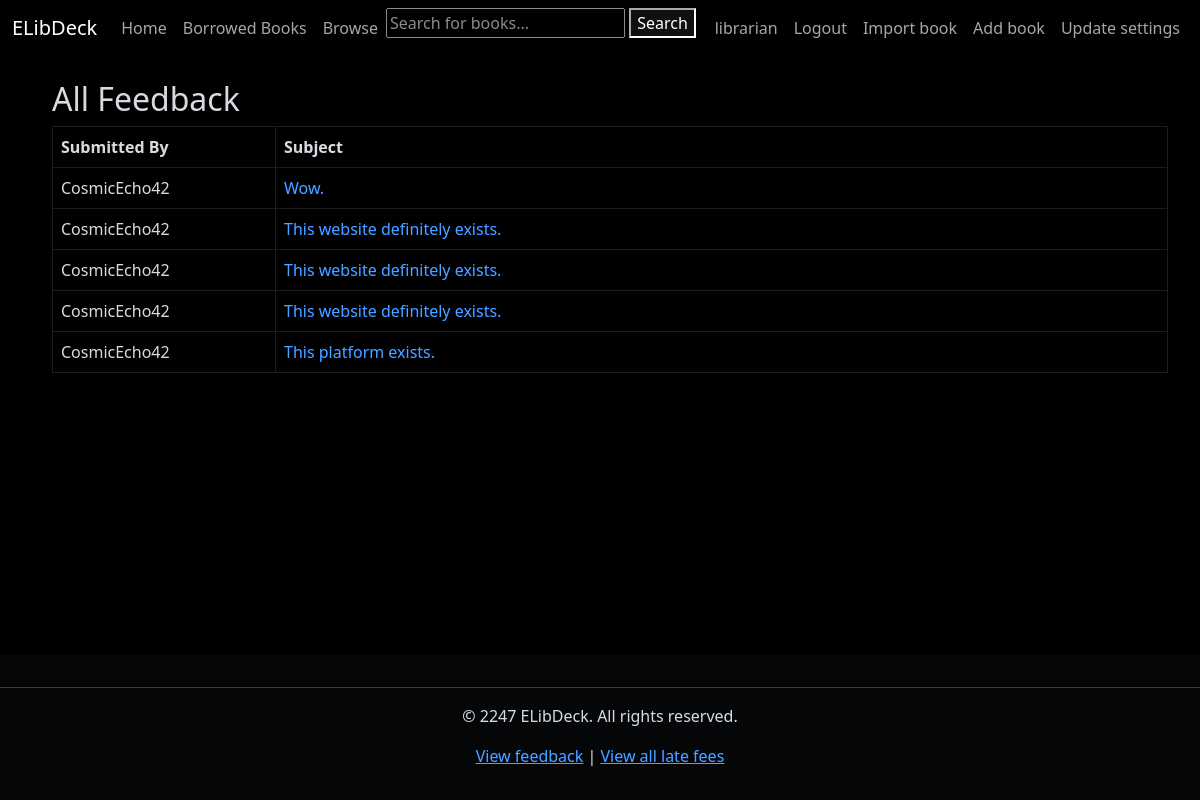
/feedback/view (signed in), run on the app's committed database.
### users/models.py (models this page shows, shortened)
class User(AbstractUser):
    is_librarian = models.BooleanField(default=False)
    psrn = models.CharField(
        max_length=255, default=uuid4, primary_key=True, editable=False, unique=True)
    room = models.CharField(max_length=10, default="No hostel.")

### books_catalog/models.py (models this page shows, shortened)
class PortalFeedback(models.Model):
    user = models.ForeignKey(settings.AUTH_USER_MODEL, on_delete=models.SET_NULL, null=True, blank=True)
    subject = models.CharField(max_length=100)
    body = models.TextField()
    created_at = models.DateTimeField(auto_now_add=True)
    image = models.ImageField(upload_to='feedback_images/', null=True, blank=True)

### books_catalog/views.py (the view)
# urls.py: path('feedback/view', views.view_portal_feedback, name='view-portal-feedback'),
@login_required
@permission_required('books_catalog.can_mark_returned', raise_exception=True)
def view_portal_feedback(request):
    feedbacks = PortalFeedback.objects.all().order_by('-created_at')
    return render(request, 'books_catalog/view_portal_feedback.html', {'feedbacks': feedbacks})

### books_catalog/templates/books_catalog/view_portal_feedback.html
{% extends 'generic.html' %}
{% block content %}
<div class="container mt-4">
    <h2>All Feedback</h2>
    <table class="table table-bordered table-hover">
        <thead>
            <tr>
                <th scope="col" style="width: 20%;">Submitted By</th>
                <th scope="col">Subject</th>
            </tr>
        </thead>
        <tbody>
            {% for feedback in feedbacks %}
                <tr>
                    <td>
                        {{ feedback.user.username }}
                    </td>
                    <td>
                        <a href="{% url 'books_catalog:view-portal-feedback-detail' feedback.id %}" class="text-decoration-none">
                            {{ feedback.subject }}
                        </a>
                    </td>
                </tr>
            {% empty %}
                <tr>
                    <td colspan="2" class="text-center">No feedback available.</td>
                </tr>
            {% endfor %}
        </tbody>
    </table>
</div>
{% endblock %}

### templates/generic.html (shortened to what this page needs)
<!DOCTYPE html>
<html lang="en">
<head>
    <link href="https://cdn.jsdelivr.net/npm/bootstrap@5.3.0-alpha1/dist/css/bootstrap.min.css"
          rel="stylesheet"/>
    <link rel="stylesheet" href="https://cdn.jsdelivr.net/npm/bootstrap-icons@1.7.2/font/bootstrap-icons.css">
</head>
<body class="d-flex flex-column min-vh-100">
<nav class="navbar navbar-expand-sm">
    <div class="container-fluid">
        <a class="navbar-brand" href="{% url 'books_catalog:landing-page' %}">ELibDeck</a>
        <div class="collapse navbar-collapse" id="navbarNav">
            <ul class="navbar-nav">
                <li class="nav-item">
                    <a class="nav-link" href="{% url 'books_catalog:landing-page' %}">Home</a>
                </li>
                <li class="nav-item">
                    {% if user.is_authenticated %}
                        {% if not perms.books_catalog.can_mark_returned %}
                            <a class="nav-link" href="{% url 'books_catalog:profile-books' %}">My Books</a>
                        {% else %}
                            <a class="nav-link" href="{% url 'books_catalog:all-borrowed-books' %}">Borrowed Books</a>
                        {% endif %}
                    {% endif %}
                </li>
                <li class="nav-item">
                    <a class="nav-link" href="{% url 'books_catalog:books' %}">Browse</a>
                </li>
                <li class="nav-item">
                    <form method="get" action="{% url 'books_catalog:search' %}">
                        <input type="text" name="q" placeholder="Search for books..." value="{{ query }}">
                        <button type="submit">Search</button>
                    </form>
                </li>
            </ul>
            <ul class="navbar-nav ms-auto">
                {% if user.is_authenticated %}
                    <li class="nav-item"><a class="nav-link"
                                            href="{% url 'users:profile-page' %}">{{ user.get_username }}</a></li>
                    <li class="nav-item">
                        <a class="nav-link" href="{% url 'account_logout' %}">Logout</a>
                    </li>
                    {% if perms.books_catalog.can_mark_returned %}
                        <li class="nav-item"><a class="nav-link" href="{% url 'data_import:data-upload' %}">Import
                            book</a>
                        </li>
                        <li class="nav-item"><a class="nav-link" href="{% url 'books_catalog:add-book' %}">Add book</a>
                        </li>
                        <li class="nav-item"><a class="nav-link"
                                                href="{% url 'books_catalog:update-library-settings' %}">Update
                            settings</a></li>
                    {% endif %}
                {% endif %}
            </ul>
        </div>
    </div>
</nav>
<div>
    <div style="margin-left:20px;margin-top:10px">
        {% block content %}
        {% endblock %}
    </div>
</div>
</body>
<footer class="bg-light text-center py-3 mt-auto">
    <hr>
    <p>&copy; 2247 ELibDeck. All rights reserved.</p>
    {% if not perms.books_catalog.can_mark_returned %}
        <p><a href="{% url 'books_catalog:submit-portal-feedback' %}">Submit feedback</a></p>
    {% else %}
        <p><a href="{% url 'books_catalog:view-portal-feedback' %}">View feedback</a> |
            <a href="">View all late fees</a>
        </p>
    {% endif %}
</footer>
</html>

### templates/generic.html (style rules this page uses)
html { filter: invert(1) hue-rotate(180deg); }

### data on the page
User: get_username "librarian"
PortalFeedback: user.username "CosmicEcho42", subject "Wow."
PortalFeedback: user.username "CosmicEcho42", subject "This website definitely exists."
PortalFeedback: user.username "CosmicEcho42", subject "This website definitely exists."
PortalFeedback: user.username "CosmicEcho42", subject "This website definitely exists."
PortalFeedback: user.username "CosmicEcho42", subject "This platform exists."
